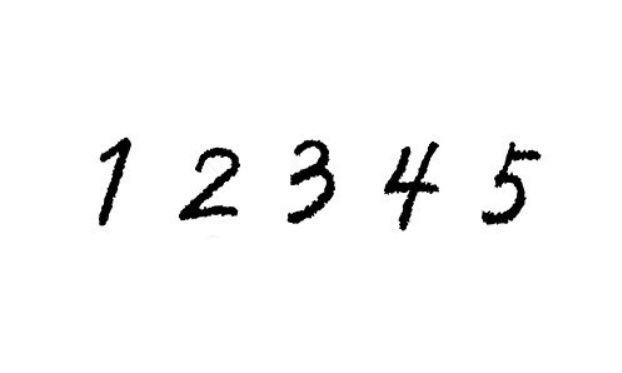
#> input picture test_picture/12345.png, 622 x 373 px, found by its file name
$ python find_contour.py
#> lines starting #> are read from the running program, lines starting #| are printed output that depends on the picture; after the words box and inside, x2 and y2 are one past the last pixel; in counts of white or black regions, pixels touching at a corner belong together
import cv2
from cv2 import arcLength

img = cv2.imread(r'C:\Users\timch\MyPython\opencv_test\12345.png')
#> img is the input picture: shape (373, 622, 3); min 0, max 255, mean 247.5
imgContour = img.copy()
img = cv2.cvtColor(img, cv2.COLOR_BGR2GRAY)
#> img: shape (373, 622)
canny = cv2.Canny(img, 150, 200)
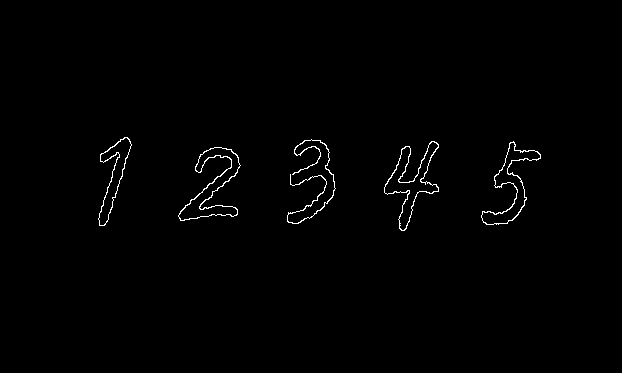
#> canny: shape (373, 622); 0.84% white in thin lines or dots, all inside (x1, y1, x2, y2) = (98, 137, 541, 231)
contours, hierarchy = cv2.findContours(
    canny, cv2.RETR_EXTERNAL, cv2.CHAIN_APPROX_NONE)
#> contours = 5 contours; box (x1, y1, x2, y2) and area: (178, 147, 241, 221) 1548, (384, 141, 439, 231) 1536, (481, 141, 541, 225) 1346, (98, 137, 132, 226) 1015, (287, 139, 336, 224) 100

position = []
for cnt in contours:
    cv2.drawContours(imgContour, cnt, -1, (255, 0, 0), 1)
    arcLengthh = cv2.arcLength(cnt, True)
    if arcLengthh > 100:
        peri = cv2.arcLength(cnt, False)
        vertices = cv2.approxPolyDP(cnt, peri*0.02, False)
        x, y, w, h = cv2.boundingRect(vertices)
        pos = [x, y, w, h]
        position.append(pos)
        cv2.rectangle(imgContour, (x, y), (x+w, y+h), (0, 255, 0), 4)
#> this loop made 5 passes
#> (arcLengthh, peri, x, y, w, h) on passes 1 to 5: (391.2, 390.2, 180, 147, 61, 74), (346.3, 344.9, 482, 141, 59, 84), (386.4, 385.4, 387, 141, 52, 90), (732.3, 730.9, 288, 139, 48, 84), (255.1, 254.1, 99, 137, 33, 89)
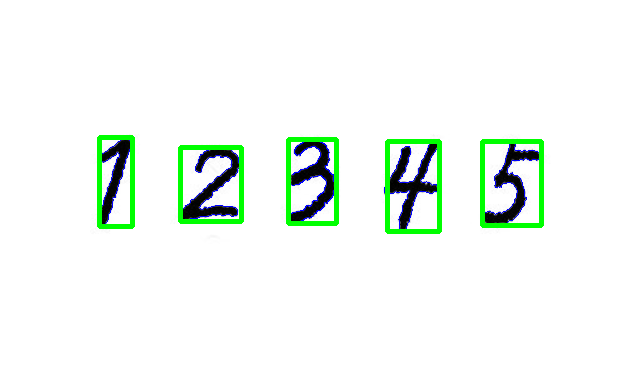
#> imgContour: shape (373, 622, 3); 3.45% of pixels changed, all inside (x1, y1, x2, y2) = (97, 135, 544, 234)
#> after the loop, position = [[180, 147, 61, 74], [482, 141, 59, 84], [387, 141, 52, 90], [288, 139, 48, 84], [99, 137, 33, 89]]

# sort position
position.sort()

# crop img
crop_img = []
for p in position:
    x, y, w, h = p
    if w > h :
        if y+h/2-w/2 > 0 :
            crop = img[int(y+h/2-w/2):int(y+h/2+w/2), x:x+w]
        else:
            crop = img[0:2*x+h, x:x+w]
    elif h > w :
        if x+w/2-h/2 > 0 :
            crop = img[y:y+h, int(x+w/2-h/2):int(x+w/2+h/2)]
        else :
            crop = img[y:y+h, 0:2*x+w]
    crop_img.append(crop)
#> this loop made 5 passes
#> pass 1, `crop = img[y:y+h, int(x+w/2-h/2):int(x+w/2+h/2)]`:
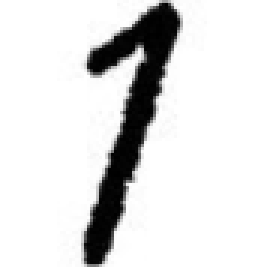
#> crop: shape (89, 89) (shown 3 times larger); min 0, max 255, mean 222.8
#> pass 2, `crop = img[y:y+h, int(x+w/2-h/2):int(x+w/2+h/2)]`:
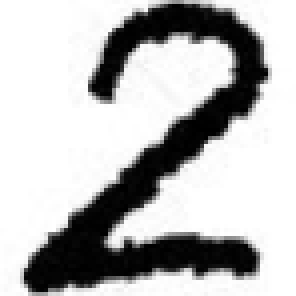
#> crop: shape (74, 74) (shown 4 times larger); min 0, max 255, mean 185
#> pass 3, `crop = img[y:y+h, int(x+w/2-h/2):int(x+w/2+h/2)]`:
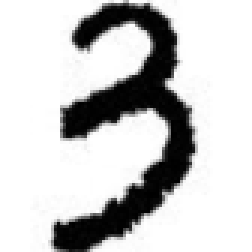
#> crop: shape (84, 84) (shown 3 times larger); min 0, max 255, mean 200.7
#> after the loop, crop_img = 5 items
n = 1
for cro in crop_img:
    cv2.imshow('crop'+str(n), cro)
    n += 1
#> this loop made 5 passes
#> after the loop, n = 6

cv2.imshow('img', img)
cv2.imshow('canny', canny)
cv2.imshow('imgContour', imgContour)

cv2.waitKey(0)

$ run again, with test_picture/038.png copied over test_picture/12345.png
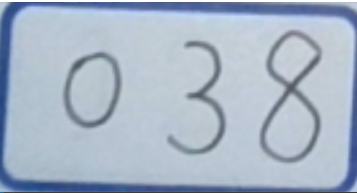
#> input picture test_picture/038.png, 357 x 193 px, found by its file name
#> img is the input picture: shape (193, 357, 3); mean B, G, R 198.5, 181.5, 167.8
#> img: shape (193, 357)
#> `canny = cv2.Canny(img, 150, 200)`:
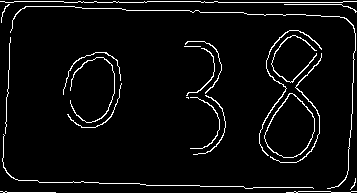
#> canny: shape (193, 357); 4.7% white in thin lines or dots
#> contours = 22 contours, 11 with area under 20; largest, box (x1, y1, x2, y2) and area: (264, 93, 315, 158) 2184, (259, 30, 322, 156) 72, (271, 35, 317, 83) 60, (270, 53, 322, 163) 56, (70, 57, 115, 123) 41
#> the loop `for cnt in contours:` made 22 passes
#> (arcLengthh, peri, vertices, x, y, w, h) on passes 1, 2, 16, 22: (144.1, 143.1, [[294, 191], [286, 192], [356, 191], [295, 191]], 286, 191, 71, 2), (112.5, 111.5, [[0, 191], [55, 192], [1, 191]], 0, 191, 56, 2), (199.5, 198.5, [[10, 37], [5, 133], [10, 38]], 5, 37, 6, 97), (730.2, 729.2, [[0, 1], [356, 1], [1, 1]], 0, 1, 357, 1)
#> after the loop `for cnt in contours:`: position = 18 items, first 6: [286, 191, 71, 2], [0, 191, 56, 2], [3, 134, 311, 55], [190, 97, 30, 52], [193, 95, 32, 60], [264, 93, 51, 65]
#> the loop `for p in position:` made 18 passes
#> (x, y, w, h) on passes 1 to 8: (0, 1, 357, 1), (0, 191, 56, 2), (3, 134, 311, 55), (5, 37, 6, 97), (10, 6, 337, 174), (63, 52, 58, 43), (68, 83, 54, 45), (70, 57, 45, 66)
#> pass 3, `crop = img[int(y+h/2-w/2):int(y+h/2+w/2), x:x+w]`:
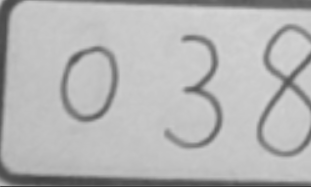
#> crop: shape (187, 311); min 61, max 213, mean 181.2
#> after the loop `for p in position:`: crop_img = 18 items
#> the loop `for cro in crop_img:` made 18 passes
#> after the loop `for cro in crop_img:`: n = 19

$ run again, with test_picture/1.png copied over test_picture/12345.png
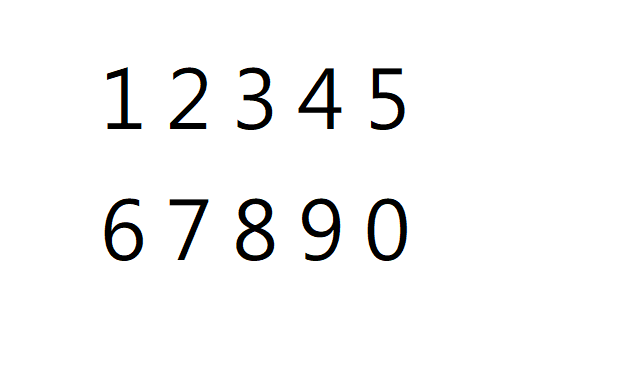
#> input picture test_picture/1.png, 622 x 373 px, found by its file name
#> img is the input picture: shape (373, 622, 3); mean B, G, R 246.2, 246.2, 246.2
#> img: shape (373, 622)
#> `canny = cv2.Canny(img, 150, 200)`:
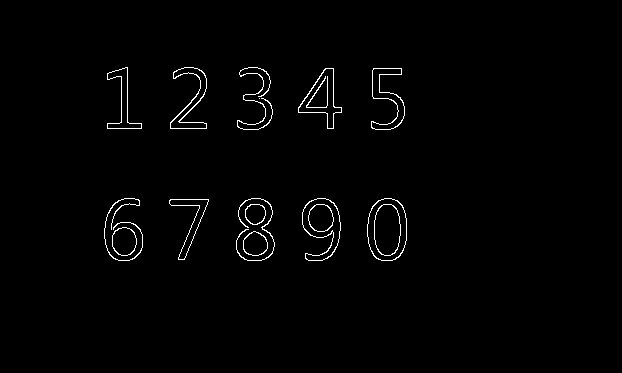
#> canny: shape (373, 622); 1.3% white in thin lines or dots, all inside (x1, y1, x2, y2) = (104, 67, 407, 261)
#> contours = 14 contours, 1 with area under 20; largest, box (x1, y1, x2, y2) and area: (367, 198, 407, 261) 2031, (302, 198, 341, 261) 1473, (298, 68, 342, 129) 1152, (371, 68, 405, 130) 782, (170, 67, 207, 129) 744
#> the loop `for cnt in contours:` made 14 passes
#> (arcLengthh, peri, x, y, w, h) on passes 4, 5, 6, 7, 8, 10, 11, 12: (211.3, 210.3, 170, 199, 39, 61), (175.1, 174.1, 367, 198, 40, 63), (233.3, 232.3, 303, 198, 37, 63), (394.8, 393.8, 236, 198, 39, 63), (462, 461, 104, 198, 39, 63), (263.6, 262.6, 371, 68, 34, 62), (186.7, 185.7, 298, 68, 44, 61), (543.4, 542.4, 237, 67, 36, 63)
#> after the loop `for cnt in contours:`: position = [[170, 199, 39, 61], [367, 198, 40, 63], [303, 198, 37, 63], [236, 198, 39, 63], [104, 198, 39, 63], [371, 68, 34, 62], [298, 68, 44, 61], [237, 67, 36, 63], [170, 67, 37, 62], [107, 67, 35, 62]]
#> the loop `for p in position:` made 10 passes
#> pass 3, `crop = img[y:y+h, int(x+w/2-h/2):int(x+w/2+h/2)]`:
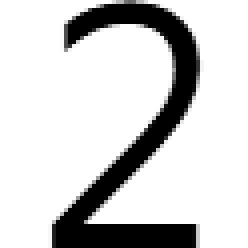
#> crop: shape (62, 62) (shown 4 times larger); min 0, max 255, mean 206.8
#> after the loop `for p in position:`: crop_img = 10 items
#> the loop `for cro in crop_img:` made 10 passes
#> after the loop `for cro in crop_img:`: n = 11

$ run again, with test_picture/11.png copied over test_picture/12345.png
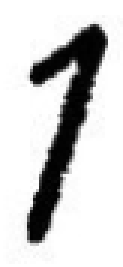
#> input picture test_picture/11.png, 41 x 89 px, found by its file name (shown 3 times larger)
#> img is the input picture: shape (89, 41, 3); min 0, max 255, mean 207
#> img: shape (89, 41)
#> `canny = cv2.Canny(img, 150, 200)`:
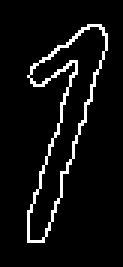
#> canny: shape (89, 41) (shown 3 times larger); 6.2% white in thin lines or dots, all inside (x1, y1, x2, y2) = (9, 8, 36, 81)
#> contours = 1 contour; box (x1, y1, x2, y2) and area: (9, 8, 36, 81) 697
#> the loop `for cnt in contours:` made 1 pass
#> (arcLengthh, peri, x, y, w, h) on pass 1: (206.5, 205.5, 9, 8, 27, 73)
#> after the loop `for cnt in contours:`: position = [[9, 8, 27, 73]]
#> the loop `for p in position:` made 1 pass
#> pass 1, `crop = img[y:y+h, 0:2*x+w]`:
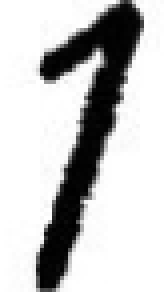
#> crop: shape (73, 41) (shown 4 times larger); min 0, max 255, mean 196.7
#> after the loop `for p in position:`: crop_img = 1 item
#> the loop `for cro in crop_img:` made 1 pass
#> n on pass 1: 2
#> after the loop `for cro in crop_img:`: n = 2
